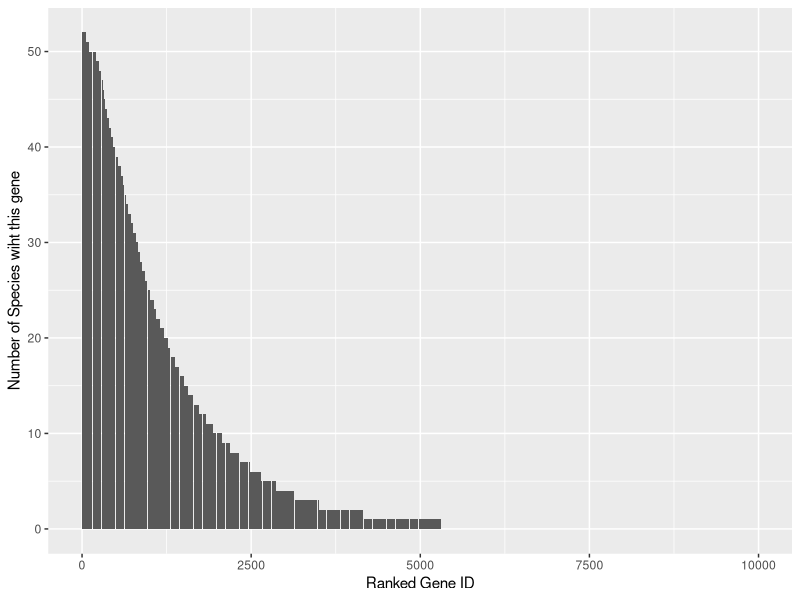
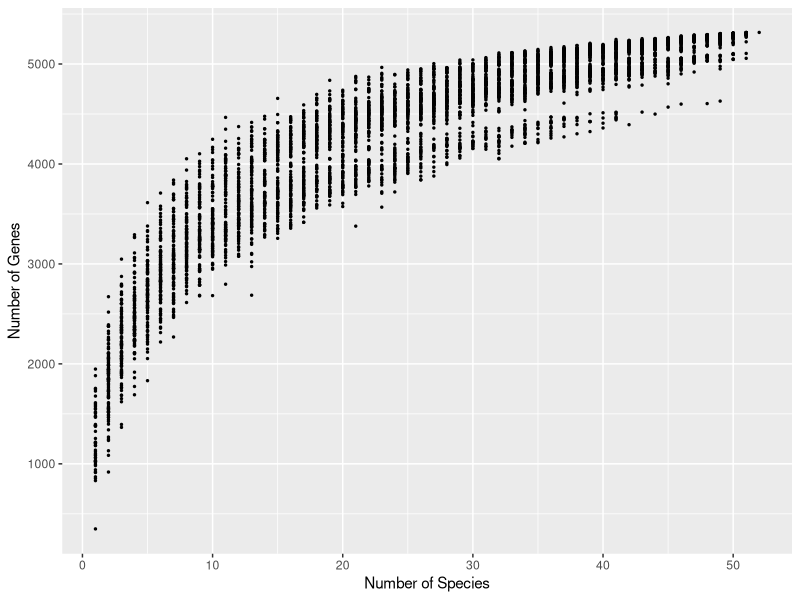

Write the R code that produced these figures, in order.
## ---- chunk 1
knitr::opts_chunk$set(
	echo = TRUE,
	fig.dim = c(7, 4),
	message = FALSE,
	warning = FALSE,
	comment = "",
	dev = "png", dpi = 600,
	out.width = "100%"
)
library(ggplot2)
library(tidyr)
library(readr)
library(magrittr)
library(dplyr)
## ---- chunk 2
ranked_gene <- read_delim("ranked_gene.txt", 
    "\t", escape_double = FALSE, trim_ws = TRUE)

ggplot(ranked_gene, aes(x=rank, y=num_of_species))+
    geom_bar(stat = "identity")+
    labs(x="Ranked Gene ID",
         y="Number of Species wiht this gene")
## ---- chunk 3
random_community <- read_delim("random_community.txt", 
    "\t", escape_double = FALSE, col_names = FALSE, 
    trim_ws = TRUE)[,-53] %>%
    set_names(1:52)

df <- gather(random_community, key="Number of Species", value = "Number of genes",
            paste(1:52)) %>%
    mutate(`Number of Species` = `Number of Species` %>% as.numeric()) %>%
    filter(`Number of genes` != 0)

ggplot(df)+
    geom_point(aes(x=`Number of Species`,
                   y=`Number of genes`),
               size=0.5)+
    labs(y="Number of Genes")
    
